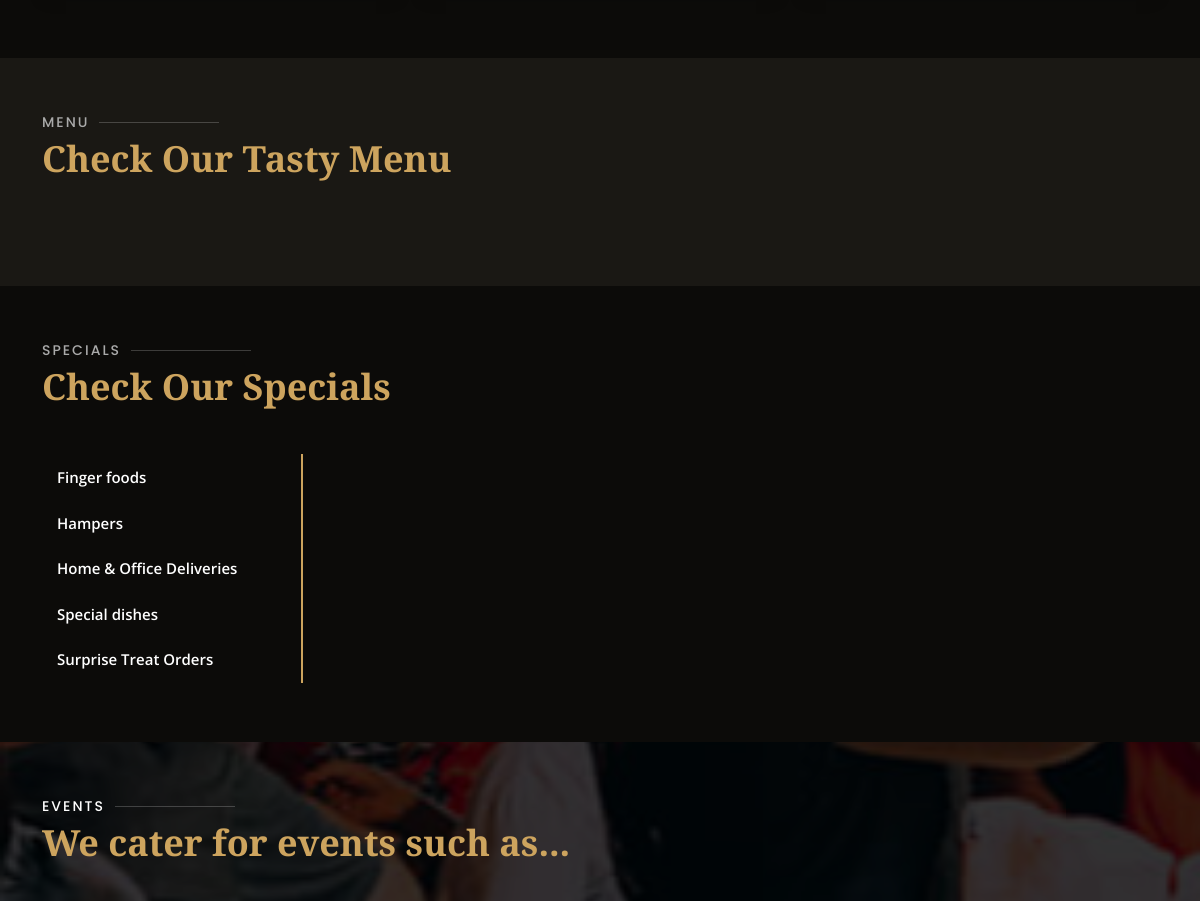
The app's page / (middle part), older data.
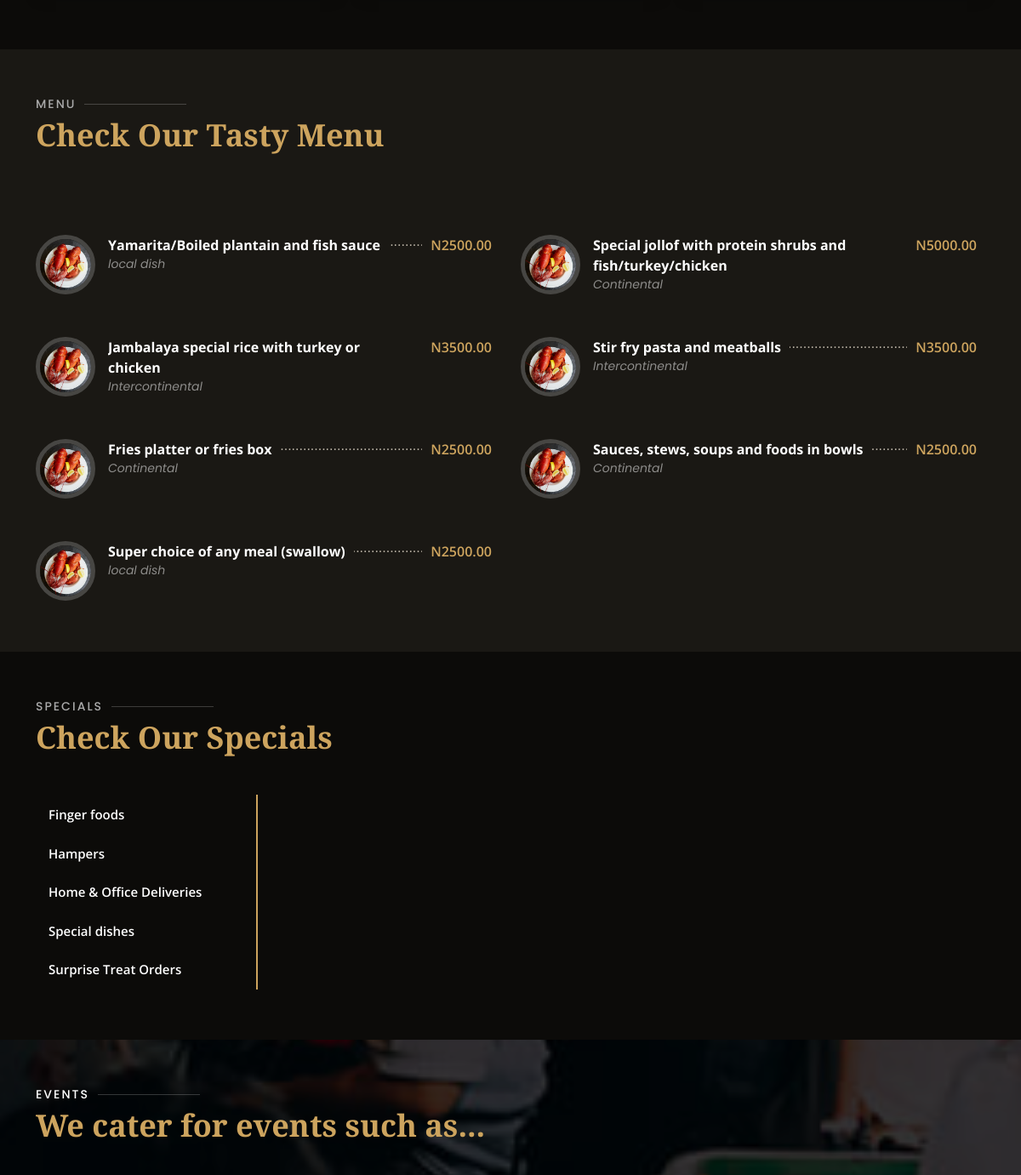
The same page, newer data.
### app/models.py (models this page shows, shortened)
class Specials(models.Model):
    name = models.CharField(max_length=200, db_index=True)
    slug = models.SlugField(max_length=200, db_index=True)
    description = models.TextField(max_length=500 , db_index=True)
    image = models.ImageField(upload_to='specials/',blank=True)
    class Meta:
        ordering = ('name',)
        index_together = (('id', 'slug'),)
    def __str__(self):
        return self.name

class Food(models.Model):
    name = models.CharField(max_length=200, db_index=True)
    slug = models.SlugField(max_length=200, db_index=True)
    category = models.ForeignKey(Category, related_name='categories', null=True, on_delete=models.CASCADE)
    image = models.ImageField(upload_to='food-menu/',blank=True)
    day = models.CharField(max_length=20, choices=week_choices, default='Munchy Monday')
    description = models.TextField(blank=True)
    return_policy = models.TextField(blank=True, null=True,)
    price = models.DecimalField(max_digits=10, null=True, decimal_places=2)
    available = models.BooleanField(default=True)
    created = models.DateTimeField(auto_now_add=True)
    updated = models.DateTimeField(auto_now=True)
    class Meta:
        index_together = (('id', 'slug'),)

class Category(models.Model):
    name = models.CharField(max_length=200, db_index=True)
    slug = models.SlugField(max_length=200, unique=True)
    class Meta:
        ordering = ('name',)
        verbose_name = 'category'
        verbose_name_plural = 'categories'
    def __str__(self):
        return self.name

### app/views.py (the view, shortened to what this page needs)
# urls.py: path('', views.index, name='index'),
def index(request):
    events = Event.objects.all()
    specials = Specials.objects.all()
    food_menu = Food.objects.all()
    context = {
        'events':events,
        'specials':specials,
        'food_menu':food_menu,
    }
    return render(request, 'app/index.html', context)

### app/templates/app/index.html (shortened to what this page needs)
<!DOCTYPE html>
<html lang="en">
{% load static %}
<head>
  <link href="{% static 'assets/vendor/animate.css/animate.min.css' %}" rel="stylesheet">
  <link href="{% static 'assets/vendor/aos/aos.css' %}" rel="stylesheet">
  <link href="{% static 'assets/vendor/bootstrap/css/bootstrap.min.css' %}" rel="stylesheet">
  <link href="{% static 'assets/vendor/bootstrap-icons/bootstrap-icons.css' %}" rel="stylesheet">
  <link href="{% static 'assets/vendor/boxicons/css/boxicons.min.css' %}" rel="stylesheet">
  <link href="{% static 'assets/vendor/glightbox/css/glightbox.min.css' %}" rel="stylesheet">
  <link href="{% static 'assets/vendor/swiper/swiper-bundle.min.css' %}" rel="stylesheet">
  <link href="{% static 'assets/css/style.css' %}" rel="stylesheet">
</head>
<body>
  <main id="main">
    <section id="why-us" class="why-us">
    </section>
    <section id="menu" class="menu section-bg">
      <div class="container" data-aos="fade-up">
        <div class="section-title">
          <h2>Menu</h2>
          <p>Check Our Tasty Menu</p>
        </div>
        <div class="row menu-container" data-aos="fade-up" data-aos-delay="200">
          {% for menu in food_menu %}
          <div class="col-lg-6 menu-item filter-starters">
            <img src="{% static 'assets/img/menu/lobster-bisque.jpg' %}" class="menu-img" alt="">
            <div class="menu-content">
              <a href="#">{{ menu.name }}</a><span>N{{ menu.price }}</span>
            </div>
            <div class="menu-ingredients">
              {{ menu.category }}
            </div>
          </div>
          {% endfor %}
        </div>
      </div>
    </section>
    <section id="specials" class="specials">
      <div class="container" data-aos="fade-up">
        <div class="section-title">
          <h2>Specials</h2>
          <p>Check Our Specials</p>
        </div>
        <div class="row" data-aos="fade-up" data-aos-delay="100">
          <div class="col-lg-3">
            <ul class="nav nav-tabs flex-column">
              {% for name in specials %}
              <li class="nav-item">
                <a class="nav-link" data-bs-toggle="tab" href="#{{name.slug}}">{{ name }}</a>
              </li>
               {% endfor %}
            </ul>
          </div>
          <div class="col-lg-9 mt-4 mt-lg-0">
          </div>
        </div>
      </div>
    </section>
    <section id="events" class="events">
      <div class="container" data-aos="fade-up">
        <div class="section-title">
          <h2>Events</h2>
          <p>We cater for events such as...</p>
        </div>
    </section>
  </main>
</body>
</html>

### app/static/assets/css/style.css (style rules this page uses)
body { font-family: "Open Sans", sans-serif; background: #0c0b09; color: #fff; }
a { color: #cda45e; text-decoration: none; }
h1, h2, h3, h4, h5, h6 { font-family: "Playfair Display", serif; }
section { padding: 60px 0; overflow: hidden; }
.section-bg { background-color: #1a1814; }
.section-title { padding-bottom: 40px; }
.section-title h2 { font-size: 14px; font-weight: 500; padding: 0; line-height: 1px; margin: 0 0 5px 0; letter-spacing: 2px; text-transform: uppercase; color: #aaaaaa; font-family: "Poppins", sans-serif; }
.section-title h2::after { content: ""; width: 120px; height: 1px; display: inline-block; background: rgba(255, 255, 255, 0.2); margin: 4px 10px; }
.section-title p { margin: 0; margin: 0; font-size: 36px; font-weight: 700; font-family: "Playfair Display", serif; color: #cda45e; }
.menu .menu-item { margin-top: 50px; }
.menu .menu-img { width: 70px; border-radius: 50%; float: left; border: 5px solid rgba(255, 255, 255, 0.2); }
.menu .menu-content { margin-left: 85px; overflow: hidden; display: flex; justify-content: space-between; position: relative; }
.menu .menu-content::after { content: "......................................................................" "...................................................................." "...................................................................."; position: absolute; left: 20px; right: 0; top: -4px; z-index: 1; color: #bab3a6; font-family: Arial, "Helvetica Neue", Helvetica, sans-serif; }
.menu .menu-content a { padding-right: 10px; background: #1a1814; position: relative; z-index: 3; font-weight: 700; color: white; transition: 0.3s; }
.menu .menu-content span { background: #1a1814; position: relative; z-index: 3; padding: 0 10px; font-weight: 600; color: #cda45e; }
.menu .menu-ingredients { margin-left: 85px; font-style: italic; font-size: 14px; font-family: "Poppins", sans-serif; color: rgba(255, 255, 255, 0.5); }
.specials { overflow: hidden; }
.specials .nav-tabs { border: 0; }
.specials .nav-link { border: 0; padding: 12px 15px; transition: 0.3s; color: #fff; border-radius: 0; border-right: 2px solid #cda45e; font-weight: 600; font-size: 15px; }
.events { background: url(../img/events-bg.jpg) center center no-repeat; background-size: cover; position: relative; }
.events::before { content: ''; background-color: rgba(0, 0, 0, 0.8); position: absolute; top: 0; right: 0; left: 0; bottom: 0; }
.events .section-title h2 { color: #fff; }
.events .container { position: relative; }
@media (min-width: 1024px) { .events { background-attachment: fixed; } }

Row changes from the older to the newer data that the page shows:
added Food: name "Yamarita/Boiled plantain and fish sauce", price "2500.00", category "local dish"
added Food: name "Special jollof with protein shrubs and fish/turkey/chicken", price "5000.00", category "Continental"
added Food: name "Jambalaya special rice with turkey or chicken", price "3500.00", category "Intercontinental"
added Food: name "Stir fry pasta and meatballs", price "3500.00", category "Intercontinental"
added Food: name "Fries platter or fries box", price "2500.00", category "Continental"
added Food: name "Sauces, stews, soups and foods in bowls", price "2500.00", category "Continental"
added Food: name "Super choice of any meal (swallow)", price "2500.00", category "local dish"
